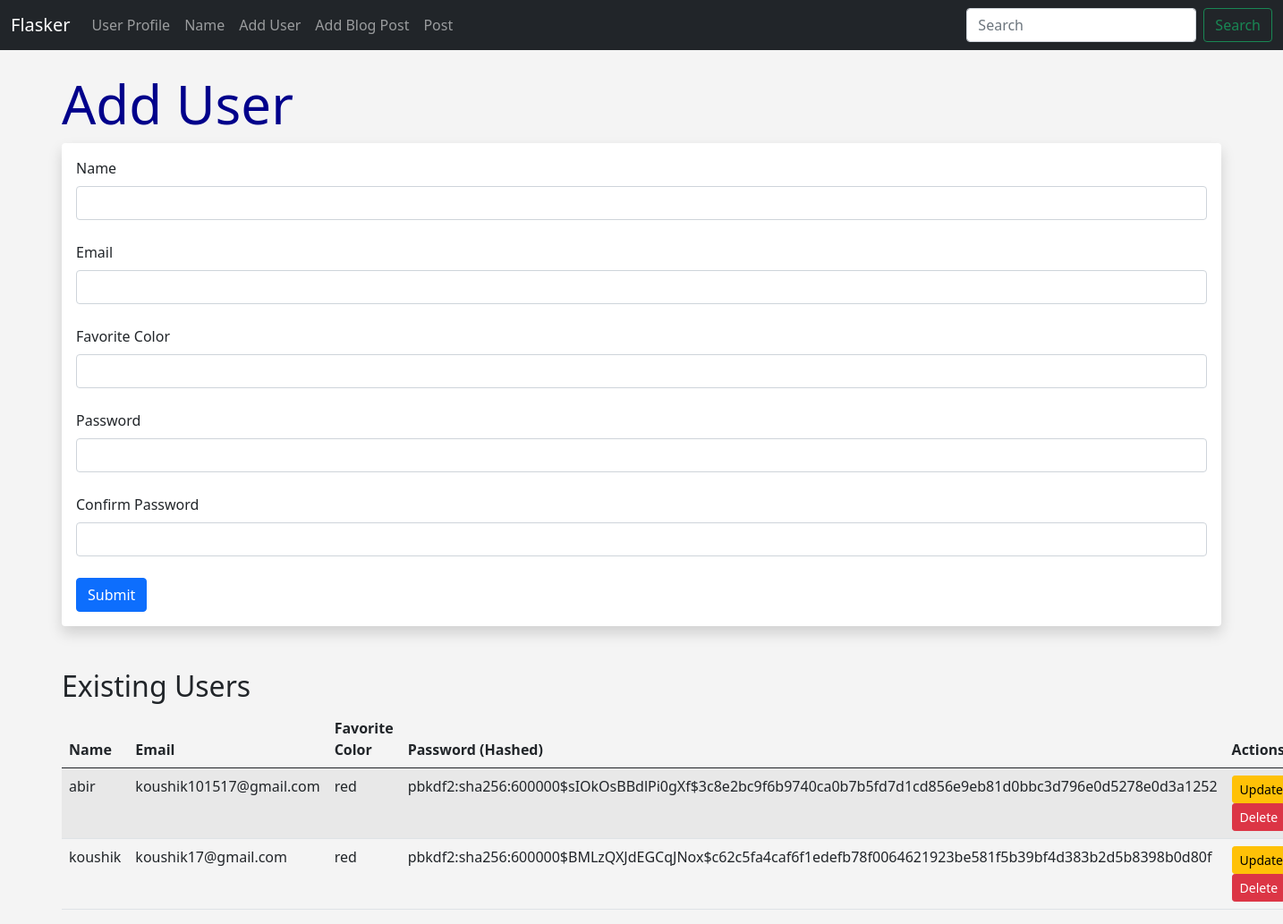
Screenshot of /user/add with the database file from the repository.
### hello.py (models this page shows, shortened)
class Users(db.Model):
    id = db.Column(db.Integer, primary_key=True)
    name = db.Column(db.String(200), nullable=False)
    email = db.Column(db.String(200), nullable=False, unique=True)
    favorite_color = db.Column(db.String(200))
    date_added = db.Column(db.DateTime, default=datetime.utcnow)
    password_hash=db.Column(db.String(128))
    @property
    def password(self):
        raise AttributeError('Password is not readable!!!!')

### hello.py (the view, shortened to what this page needs)
@app.route('/user/add', methods=['GET', 'POST'])
def add_user():
    form = UserForm()
    users = Users.query.all()  # Get all users
    return render_template("add_user.html", form=form, our_users=users)

### hello.py
class UserForm(FlaskForm):
    name = StringField("Name", validators=[DataRequired()])
    email = StringField("Email", validators=[DataRequired()])
    favorite_color = StringField("Favorite Color")
    password_hash=PasswordField('Password',validators=[DataRequired(),EqualTo('password_hash2',message='password must match')])
    password_hash2=PasswordField('Confirm Password',validators=[DataRequired()])
    submit = SubmitField("Submit")

### templates/add_user.html (shortened to what this page needs)
{% extends 'base.html' %} {% block content %}
<h1>Add User</h1>
<div class="shadow p-3 mb-5 bg-body rounded">
  <form action="{{ url_for('add_user') }}" method="POST">
    {{ form.hidden_tag() }} {{ form.name.label(class="form-label") }} {{
    form.name(class="form-control") }}
    <br />
    {{ form.email.label(class="form-label") }} {{
    form.email(class="form-control") }}
    <br />
    {{ form.favorite_color.label(class="form-label") }} {{
    form.favorite_color(class="form-control") }}
    <br />
    {{ form.password_hash.label(class="form-label") }} {{
    form.password_hash(class="form-control") }}
    <br />
    {{ form.password_hash2.label(class="form-label") }} {{
    form.password_hash2(class="form-control") }}
    <br />
    {{ form.submit(class="btn btn-primary") }}
  </form>
</div>
<h2>Existing Users</h2>
<table class="table table-striped">
  <thead>
    <tr>
      <th>Name</th>
      <th>Email</th>
      <th>Favorite Color</th>
      <th>Password (Hashed)</th>
      <th>Actions</th>
    </tr>
  </thead>
  <tbody>
    {% for user in our_users %}
    <tr>
      <td>{{ user.name }}</td>
      <td>{{ user.email }}</td>
      <td>{{ user.favorite_color }}</td>
      <td>{{ user.password_hash }}</td>
      <td>
        <a
          href="{{ url_for('update', id=user.id) }}"
          class="btn btn-warning btn-sm"
          >Update</a
        >
        <a
          href="{{ url_for('delete', id=user.id) }}"
          class="btn btn-danger btn-sm"
          >Delete</a
        >
      </td>
    </tr>
    {% endfor %}
  </tbody>
</table>
{% endblock %}

### templates/base.html (shortened to what this page needs)
<!DOCTYPE html>
<html lang="en">
  <head>
    <link
      href="https://cdn.jsdelivr.net/npm/bootstrap@5.0.0-beta1/dist/css/bootstrap.min.css"
      rel="stylesheet"
    />
    <link
      href="{{ url_for('static', filename='css/style.css') }}"
      rel="stylesheet"
    />
  </head>
  <body>
    {% include 'navbar.html' %}
    <br />
    <div class="container">{% block content %}{% endblock %}</div>
  </body>
</html>

### templates/navbar.html (shortened to what this page needs)
<nav class="navbar navbar-expand-lg navbar-dark bg-dark">
  <div class="container-fluid">
    <a class="navbar-brand" href="{{ url_for('index') }}">Flasker</a>
    <div class="collapse navbar-collapse" id="navbarSupportedContent">
      <ul class="navbar-nav me-auto mb-2 mb-lg-0">
        <li class="nav-item">
          <a class="nav-link" href="{{ url_for('user', name='John')}}"
            >User Profile</a
          >
        </li>
        <li class="nav-item">
          <a class="nav-link" href="{{ url_for('name')}}">Name</a>
        </li>
        <li class="nav-item">
          <a class="nav-link" href="{{ url_for('add_user')}}">Add User</a>
        </li>
        <li class="nav-item">
          <a class="nav-link" href="{{ url_for('add_post')}}">Add Blog Post</a>
        </li>
        <li class="nav-item">
          <a class="nav-link" href="{{ url_for('posts')}}"> Post</a>
        </li>
      </ul>
      <form class="d-flex" role="search">
        <input
          class="form-control me-2"
          type="search"
          placeholder="Search"
          aria-label="Search"
        />
        <button class="btn btn-outline-success" type="submit">Search</button>
      </form>
    </div>
  </div>
</nav>

### static/css/style.css (style rules this page uses)
h1 { color: darkblue; font-size:60px; }
body { background: #f4f4f4; }

### rows the page displays
Users: name "abir", email "koushik101517@gmail.com", favorite_color "red", password_hash "pbkdf2:sha256:600000$sIOkOsBBdlPi0gXf$3c8e2bc9f6b9740ca0b7b5fd7d1cd856e9eb81d0bbc3d796e0d5278e0d3a1252"
Users: name "koushik", email "koushik17@gmail.com", favorite_color "red", password_hash "pbkdf2:sha256:600000$BMLzQXJdEGCqJNox$c62c5fa4caf6f1edefb78f0064621923be581f5b39bf4d383b2d5b8398b0d80f"
